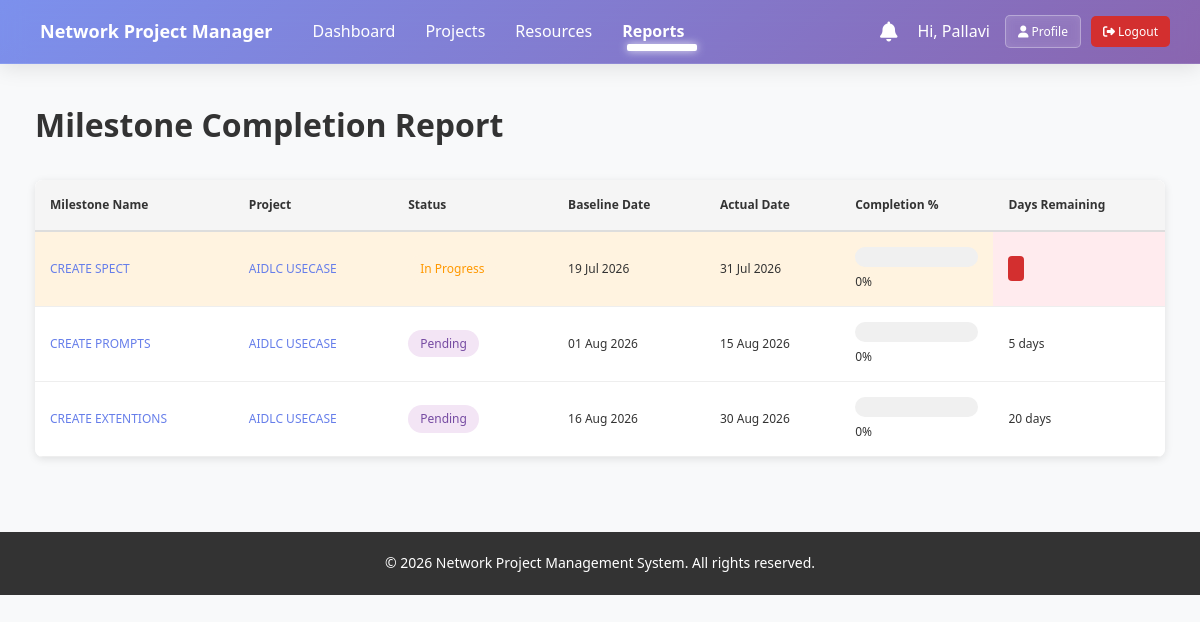
Page /reports/milestones/ (signed in) on the committed database.
### app/models.py (models this page shows, shortened)
class Milestone(models.Model):
    project = models.ForeignKey(Project, on_delete=models.CASCADE, related_name='milestones')
    name = models.CharField(max_length=255)
    description = models.TextField(blank=True, null=True)
    baseline_delivery_date = models.DateField()
    actual_delivery_date = models.DateField(blank=True, null=True)
    status = models.CharField(max_length=20, choices=MILESTONE_STATUS_CHOICES, default='pending')
    completion_percentage = models.IntegerField(default=0, help_text="0-100")
    order = models.IntegerField(default=0)
    created_at = models.DateTimeField(auto_now_add=True)
    updated_at = models.DateTimeField(auto_now=True)
    class Meta:
        ordering = ['order', 'baseline_delivery_date']
        verbose_name = "Milestone"
        verbose_name_plural = "Milestones"
    @property
    def is_overdue(self):
        return self.baseline_delivery_date < timezone.now().date() and self.status != 'completed'
    @property
    def days_remaining(self):
        delta = self.baseline_delivery_date - timezone.now().date()
        return delta.days

class Project(models.Model):
    project_id = models.CharField(max_length=50, unique=True)
    name = models.CharField(max_length=255)
    customer_name = models.CharField(max_length=255)
    project_manager = models.ForeignKey(User, on_delete=models.SET_NULL, null=True, related_name='managed_projects')
    start_date = models.DateField()
    end_date = models.DateField()
    status = models.CharField(max_length=20, choices=PROJECT_STATUS_CHOICES, default='not_started')
    priority = models.CharField(max_length=20, choices=PRIORITY_CHOICES, default='medium')
    description = models.TextField(blank=True, null=True)
    budget = models.DecimalField(max_digits=15, decimal_places=2, default=0)
    created_at = models.DateTimeField(auto_now_add=True)
    updated_at = models.DateTimeField(auto_now=True)
    is_archived = models.BooleanField(default=False)
    class Meta:
        ordering = ['-created_at']
        verbose_name = "Project"
        verbose_name_plural = "Projects"

### app/views.py (the view)
# urls.py: path('reports/milestones/', views.milestone_report, name='milestone_report'),
@login_required
@user_passes_test(lambda u: u.profile.role in ['admin', 'project_manager'])
def milestone_report(request):
    if request.user.profile.role == 'admin':
        milestones = Milestone.objects.all()
    else:
        milestones = Milestone.objects.filter(project__project_manager=request.user)
    context = {'milestones': milestones}
    return render(request, 'reports/milestone_report.html', context)

### app/templates/reports/milestone_report.html (shortened to what this page needs)
{% extends "base.html" %}
{% block content %}
<div class="reports-page">
    <div class="page-header">
        <h1>Milestone Completion Report</h1>
    </div>
    <div class="report-container">
        <table class="table">
            <thead>
                <tr>
                    <th>Milestone Name</th>
                    <th>Project</th>
                    <th>Status</th>
                    <th>Baseline Date</th>
                    <th>Actual Date</th>
                    <th>Completion %</th>
                    <th>Days Remaining</th>
                </tr>
            </thead>
            <tbody>
                {% for milestone in milestones %}
                <tr {% if milestone.is_overdue %}class="row-alert"{% endif %}>
                    <td><a href="{% url 'milestone_detail' milestone.id %}">{{ milestone.name }}</a></td>
                    <td><a href="{% url 'project_detail' milestone.project.id %}">{{ milestone.project.name }}</a></td>
                    <td><span class="badge badge-{{ milestone.status }}">{{ milestone.get_status_display }}</span></td>
                    <td>{{ milestone.baseline_delivery_date|date:"d M Y" }}</td>
                    <td>{{ milestone.actual_delivery_date|date:"d M Y"|default:"Not delivered" }}</td>
                    <td>
                        <div class="progress-bar">
                        </div>
                        {{ milestone.completion_percentage }}%
                    </td>
                    <td {% if milestone.is_overdue %}class="overdue"{% endif %}>
                        {% if milestone.is_overdue %}
                        <span class="tag-overdue">{{ milestone.days_remaining|add:"-days" }}</span>
                        {% else %}
                        {{ milestone.days_remaining }} days
                        {% endif %}
                    </td>
                </tr>
                {% empty %}
                <tr>
                    <td colspan="7" class="no-data">No milestones found.</td>
                </tr>
                {% endfor %}
            </tbody>
        </table>
    </div>
</div>
{% endblock %}

### app/templates/base.html (shortened to what this page needs)
<!DOCTYPE html>
<html lang="en">
<head>
    <link rel="stylesheet" href="/static/css/style.css">
    <link rel="stylesheet" href="https://cdnjs.cloudflare.com/ajax/libs/font-awesome/6.4.0/css/all.min.css">
</head>
<body>
    {% if user.is_authenticated %}
    <nav class="navbar">
        <div class="navbar-container">
            <div class="navbar-brand">
                <a href="{% url 'dashboard' %}" class="brand-logo">
                     Network Project Manager
                </a>
            </div>
            <ul class="navbar-menu" id="navbar-menu">
                <li><a href="{% url 'dashboard' %}" class="nav-link {% if request.resolver_match.url_name == 'dashboard' %}active{% endif %}">Dashboard</a></li>
                {% if user.profile.role in "admin,project_manager" %}
                <li><a href="{% url 'project_list' %}" class="nav-link ">Projects</a></li>
                <li><a href="{% url 'resource_list' %}" class="nav-link {% if request.resolver_match.url_name in 'resource_list,resource_detail' %}active{% endif %}">Resources</a></li>
                <li class="dropdown">
                    <a href="#" class="nav-link dropdown-toggle {% if request.resolver_match.url_name in 'project_status_report,milestone_report,delayed_tasks_report,resource_utilization_report' %}active{% endif %}">Reports</a>
                </li>
                {% endif %}
            </ul>
            <div class="navbar-right" id="navbar-right">
                <div class="notifications-container">
                    <a href="{% url 'notifications' %}" class="notification-bell">
                        <i class="fas fa-bell"></i>
                    </a>
                </div>
                <div class="user-actions">
                    <span class="greeting" style="color: white; margin-right: 15px; font-weight: 500;">Hi, {{ user.first_name|default:user.username }}</span>
                    <a href="{% url 'profile' %}" class="btn btn-glass btn-sm" style="margin-right: 10px;"><i class="fas fa-user"></i> Profile</a>
                    <a href="{% url 'logout' %}" class="btn btn-danger btn-sm"><i class="fas fa-sign-out-alt"></i> Logout</a>
                </div>
            </div>
        </div>
    </nav>
    {% endif %}
    <div class="container">
        {% block content %}{% endblock %}
    </div>
    <footer class="footer">
        <p>&copy; 2026 Network Project Management System. All rights reserved.</p>
    </footer>
</body>
</html>

### app/static/css/style.css (style rules this page uses)
* { margin: 0; padding: 0; box-sizing: border-box; }
:root { --primary-color: #667eea; --secondary-color: #764ba2; --success-color: #43e97b; --warning-color: #f093fb; --danger-color: #d32f2f; --info-color: #4facfe; --light-bg: #f5f7fa; --border-color: #e0e0e0; --text-dark: #333333; --text-light: #666666; }
body { font-family: 'Segoe UI', Tahoma, Geneva, Verdana, sans-serif; background-color: #f8f9fa; color: var(--text-dark); line-height: 1.6; }
html, body { height: 100%; }
.navbar { background: rgba(102, 126, 234, 0.85); background: linear-gradient(135deg, rgba(102, 126, 234, 0.85) 0%, rgba(118, 75, 162, 0.85) 100%); backdrop-filter: blur(12px); -webkit-backdrop-filter: blur(12px); border-bottom: 1px solid rgba(255, 255, 255, 0.1); color: white; box-shadow: 0 4px 20px rgba(0, 0, 0, 0.1); position: sticky; top: 0; z-index: 100; }
.navbar-container { display: flex; justify-content: space-between; align-items: center; padding: 15px 30px; max-width: 100%; }
.navbar-brand { font-size: 18px; font-weight: 600; }
.brand-logo { color: white; text-decoration: none; display: flex; align-items: center; gap: 10px; }
.navbar-menu { display: flex; list-style: none; gap: 30px; flex: 1; margin-left: 40px; }
.nav-link { color: white; text-decoration: none; transition: all 0.3s ease; position: relative; padding-bottom: 5px; }
.nav-link.active { opacity: 1; font-weight: 600; }
.nav-link.active::after { content: ''; position: absolute; bottom: -4px; left: 0; width: 100%; height: 3px; background-color: white; border-radius: 2px; box-shadow: 0 0 8px rgba(255, 255, 255, 0.8); }
.navbar-right { display: flex; align-items: center; gap: 20px; }
.notification-bell { position: relative; font-size: 20px; cursor: pointer; color: white; text-decoration: none; }
.dropdown { position: relative; }
.dropdown-toggle::after { content: ''; display: inline-block; width: 0; height: 0; margin-left: 5px; vertical-align: 0.255em; border-top: 0.3em solid; border-right: 0.3em solid transparent; border-bottom: 0; border-left: 0.3em solid transparent; }
.container { max-width: 1400px; margin: 0 auto; padding: 20px; flex: 1; }
.btn { padding: 10px 16px; border: none; border-radius: 5px; cursor: pointer; font-size: 14px; text-decoration: none; display: inline-block; transition: all 0.3s; font-weight: 500; }
.btn-danger { background: var(--danger-color); color: white; }
.btn-sm { padding: 6px 12px; font-size: 12px; }
.badge { display: inline-block; padding: 4px 12px; border-radius: 20px; font-size: 12px; font-weight: 500; text-transform: capitalize; }
.badge-warning, .badge-in_progress { background: #fff3e0; color: #ff9800; }
.badge-pending { background: #f3e5f5; color: var(--secondary-color); }
.progress-bar { width: 100%; height: 20px; background: #f0f0f0; border-radius: 10px; overflow: hidden; }
.table { width: 100%; border-collapse: collapse; background: white; }
.table thead { background: #f5f5f5; }
.table th { padding: 15px; text-align: left; font-weight: 600; color: var(--text-dark); border-bottom: 2px solid var(--border-color); }
.table td { padding: 15px; border-bottom: 1px solid var(--border-color); }
.table a { color: var(--primary-color); text-decoration: none; }
.row-alert { background: #fff3e0 !important; }
.table td.overdue { color: var(--danger-color); font-weight: 600; }
.page-header { display: flex; justify-content: space-between; align-items: center; margin-bottom: 30px; flex-wrap: wrap; gap: 15px; }
.page-header h1 { font-size: 32px; color: var(--text-dark); margin: 0; }
.footer { background: #333; color: white; text-align: center; padding: 20px; margin-top: 40px; }
.footer p { margin: 0; font-size: 14px; }
.container { padding: 15px; }
.page-header { flex-direction: column; align-items: flex-start; }
.table { font-size: 12px; }
.table th, .table td { padding: 10px; }
.btn-glass { background: rgba(255, 255, 255, 0.2); backdrop-filter: blur(4px); -webkit-backdrop-filter: blur(4px); color: white; border: 1px solid rgba(255, 255, 255, 0.3); transition: all 0.3s ease; }
.user-actions { display: flex; align-items: center; }

### rows in the picture
Milestone: name "CREATE SPECT", project.name "AIDLC USECASE", status "In Progress", baseline_delivery_date "19 Jul 2026", actual_delivery_date "31 Jul 2026", completion_percentage "0"
Milestone: name "CREATE PROMPTS", project.name "AIDLC USECASE", status "Pending", baseline_delivery_date "01 Aug 2026", actual_delivery_date "15 Aug 2026", completion_percentage "0", days_remaining "5"
Milestone: name "CREATE EXTENTIONS", project.name "AIDLC USECASE", status "Pending", baseline_delivery_date "16 Aug 2026", actual_delivery_date "30 Aug 2026", completion_percentage "0", days_remaining "20"

### other values in the picture
{{ user.first_name|default:user.username }} "Pallavi"
